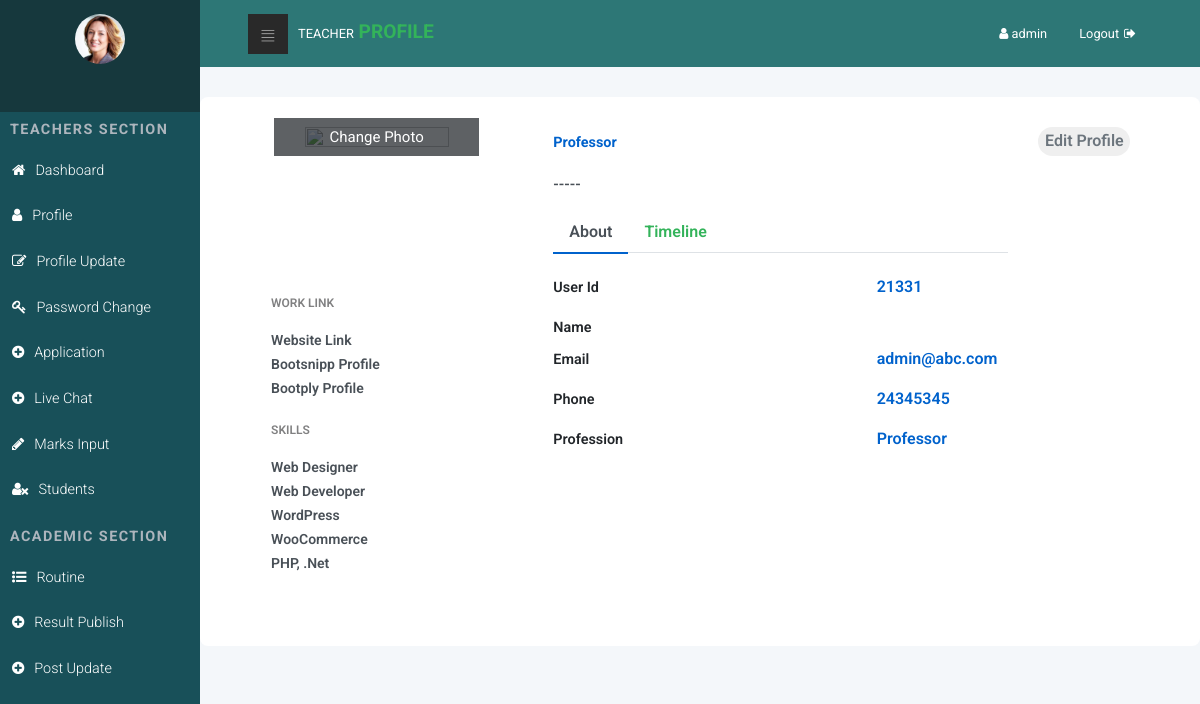
The app's page /teacher/profile/ (signed in) with its own data.
### Teachers_app/models.py (models this page shows, shortened)
class TeachersList(models.Model):
    userId = models.OneToOneField(User, related_name='teachers_info', on_delete=models.CASCADE)
    teacher = models.BooleanField(default=True)
    empid = models.IntegerField()
    designation = models.ForeignKey(TeachersDesignation, on_delete=models.CASCADE)
    department = models.ForeignKey(TeachersDepartment, on_delete=models.CASCADE, null=True, default='')
    faculty = models.ForeignKey(TeachersFaculty, on_delete=models.CASCADE, null=True, default='')
    personalWebPage = models.URLField(null=True, default='')
    phone = models.IntegerField(null=True)

class TeachersDesignation(models.Model):
    designation = models.CharField(max_length=40)
    def __str__(self):
        return self.designation

### Teachers_app/views.py (the view)
# urls.py: path('profile/', views.TeachersProfile, name='teaches_profile'),
@login_required(login_url='Teachers_app:teacherslogin')
def TeachersProfile(request):
    current_user = request.user
    user_id = current_user.id
    teachers_info = User.objects.get(pk=user_id)
    teachers_details = TeachersList.objects.get(userId__pk=user_id)
    diction = {'teachers_info': teachers_info, 'teachers_details': teachers_details, 'title': 'profile'}
    return render(request, 'Teachers_app/teacher_profile.html', context=diction)

### templates/Teachers_app/teacher_profile.html (shortened to what this page needs)
{% extends 'Teachers_app/teachers_base.html' %}
{% load static %}
{% load crispy_forms_tags %}
{% block style_block %}
    <link rel="stylesheet" href="{% static 'Teachers_app/css/dashboard.css' %}">
{% endblock %}
{% block body_block %}
<div class="container emp-profile">
            <form method="post">
                <div class="row">
                    <div class="col-md-4">
                        <div class="profile-img">
                            <img src="https://encrypted-tbn0.gstatic.com/images?q=tbn:ANd9GcS52y5aInsxSm31CvHOFHWujqUx_wWTS9iM6s7BAm21oEN_RiGoog" alt=""/>
                            <div class="file btn btn-lg btn-primary">
                                Change Photo
                            </div>
                        </div>
                    </div>
                    <div class="col-md-6">
                        <div class="profile-head">
                                    <h6>
                                        {{ teachers_details.designation }}
                                    </h6>
                                    <p class="proile-rating"> <span>-----</span></p>
                            <ul class="nav nav-tabs" id="myTab" role="tablist">
                                <li class="nav-item">
                                    <a class="nav-link active" id="home-tab" data-toggle="tab" href="#home" role="tab" aria-controls="home" aria-selected="true">About</a>
                                </li>
                                <li class="nav-item">
                                    <a class="nav-link" id="profile-tab" data-toggle="tab" href="#profile" role="tab" aria-controls="profile" aria-selected="false">Timeline</a>
                                </li>
                            </ul>
                        </div>
                    </div>
                    <div class="col-md-2">
                        <input type="submit" class="profile-edit-btn" name="btnAddMore" value="Edit Profile"/>
                    </div>
                </div>
                <div class="row">
                    <div class="col-md-4">
                        <div class="profile-work">
                            <p>WORK LINK</p>
                            <a href="">Website Link</a><br/>
                            <a href="">Bootsnipp Profile</a><br/>
                            <a href="">Bootply Profile</a>
                            <p>SKILLS</p>
                            <a href="">Web Designer</a><br/>
                            <a href="">Web Developer</a><br/>
                            <a href="">WordPress</a><br/>
                            <a href="">WooCommerce</a><br/>
                            <a href="">PHP, .Net</a><br/>
                        </div>
                    </div>
                    <div class="col-md-8">
                        <div class="tab-content profile-tab" id="myTabContent">
                            <div class="tab-pane fade show active" id="home" role="tabpanel" aria-labelledby="home-tab">
                                        <div class="row">
                                            <div class="col-md-6">
                                                <label>User Id</label>
                                            </div>
                                            <div class="col-md-6">
                                                <p>{{ teachers_details.empid }}</p>
                                            </div>
                                        </div>
                                        <div class="row">
                                            <div class="col-md-6">
                                                <label>Name</label>
                                            </div>
                                            <div class="col-md-6">
                                            </div>
                                        </div>
                                        <div class="row">
                                            <div class="col-md-6">
                                                <label>Email</label>
                                            </div>
                                            <div class="col-md-6">
                                                <p>{{ teachers_info.email }}</p>
                                            </div>
                                        </div>
                                        <div class="row">
                                            <div class="col-md-6">
                                                <label>Phone</label>
                                            </div>
                                            <div class="col-md-6">
                                                <p>{{ teachers_details.phone }}</p>
                                            </div>
                                        </div>
                                        <div class="row">
                                            <div class="col-md-6">
                                                <label>Profession</label>
                                            </div>
                                            <div class="col-md-6">
                                                <p>{{ teachers_details.designation }}</p>
                                            </div>
                                        </div>
                            </div>
                        </div>
                    </div>
                </div>
            </form>
        </div>
{% endblock %}

### templates/Teachers_app/teachers_base.html (shortened to what this page needs)
{% load static %}
<!DOCTYPE html>
<html>
<head>
    <link rel="stylesheet" href="https://cdn.jsdelivr.net/npm/bootstrap@4.6.0/dist/css/bootstrap.min.css"
>
    <link rel="stylesheet" href="{% static 'Students_app/vendor/font-awesome/css/font-awesome.min.css' %}">
    <link rel="stylesheet" href="{% static 'Students_app/css/fontastic.css' %}">
    <link rel="stylesheet" href="{% static 'Students_app/css/grasp_mobile_progress_circle-1.0.0.min.css' %}">
    <link rel="stylesheet"
          href="{% static 'Students_app/vendor/malihu-custom-scrollbar-plugin/jquery.mCustomScrollbar.css' %}">
    <link rel="stylesheet" href="{% static 'Students_app/css/style.default.css' %}" id="theme-stylesheet">
    <link rel="stylesheet" href="{% static 'Students_app/css/custom.css' %}">
    {% block style_block %}
    {% endblock %}
</head>
<body>
<nav class="side-navbar" style="background: #185059">
    <div class="side-navbar-wrapper">
        <div class="sidenav-header d-flex align-items-center justify-content-center" style="background:#16383d ">
            <div class="sidenav-header-inner text-center"><img src="{% static 'Students_app/img/avatar-3.jpg' %}"
                                                               alt="person"
                                                               class="img-fluid rounded-circle">
            </div>
        </div>
        <div class="main-menu">
            <h5 class="sidenav-heading">Teachers Section</h5>
            <ul id="side-main-menu" class="side-menu list-unstyled">
                <li><a href="{% url 'Teachers_app:teachers_dashboard' %}"> <i class="fa fa-home"></i></i>Dashboard </a></li>
                <li><a href="{% url 'Teachers_app:teaches_profile' %}"> <i class="fa fa-user"></i>Profile </a></li>
                <li><a href="{% url 'Teachers_app:teaches_profile_update' %}"> <i class="fa fa-pencil-square-o"></i>Profile Update </a></li>
                <li><a href="{% url 'Teachers_app:password_change' %}"> <i class="fa fa-key"></i>Password Change </a></li>
                <li><a href="{% url 'Teachers_app:students_application_list' %}"> <i class="fa fa-plus-circle"></i>Application </a></li>
                <li><a href="{% url 'Students_app:chat' %}" target="_blank"> <i class="fa fa-plus-circle"></i>Live Chat </a></li>
                <li><a href="{% url 'Teachers_app:add_students_mark' '<studentId>' %}"> <i class="fa fa-pencil"></i>Marks Input </a></li>
                <li><a href="{% url 'Teachers_app:student_list' %}"> <i class="fa fa-user-times"></i>Students </a></li>
            </ul>
        </div>
        <div class="admin-menu">
            <h5 class="sidenav-heading">Academic Section</h5>
            <ul id="side-admin-menu" class="side-menu list-unstyled">
                <li><a href="{% url 'Teachers_app:teachers_routine' %}"> <i class="fa fa-list-ul"></i>Routine </a></li>
                 <li><a href="tables.html"> <i class="fa fa-plus-circle"></i>Result Publish </a></li>
                <li><a href="{% url 'Teachers_app:post_notice' %}"> <i class="fa fa-plus-circle"></i>Post Update </a></li>
            </ul>
        </div>
    </div>
</nav>
<div class="page">
    <header class="header">
        <nav class="navbar" style="background: #2d7776">
            <div class="container-fluid">
                <div class="navbar-holder d-flex align-items-center justify-content-between">
                    <div class="navbar-header"><a id="toggle-btn" href="#" class="menu-btn"><i
                            class="icon-bars"> </i></a><a
                            href="#" class="navbar-brand">
                        <div class="brand-text d-none d-md-inline-block"><span>Teacher </span><strong
                                class="text-primary"> {{ title }}</strong></div>
                    </a></div>
                    <ul class="nav-menu list-unstyled d-flex flex-md-row align-items-md-center">
                        {% if user.is_authenticated %}
                            <li class="nav-item"><a href="login.html" class="nav-link logout"><i class="fa fa-user"></i> <span
                                    class="d-none d-sm-inline-block">{{ user.username}}</span></a>
                            </li>
                            <li class="nav-item"><a href="{% url 'Teachers_app:logout' %}" class="nav-link logout"> <span
                                    class="d-none d-sm-inline-block">Logout</span><i class="fa fa-sign-out"></i></a>
                            </li>
                        {% else %}
                            <li class="nav-item"><a href="{% url 'Teachers_app:teacherslogin' %}" class="nav-link Login"><i
                                    class="fa fa-sign-in"></i> <span
                                    class="d-none d-sm-inline-block">  Login</span></a></li>
                        {% endif %}
                    </ul>
                </div>
            </div>
        </nav>
    </header>
    {% block body_block %}{% endblock %}
</div>
</body>
</html>

### static/Students_app/css/style.default.css (style rules this page uses)
a { display: inline-block; text-decoration: none; color: #fff; }
body { overflow-x: hidden; }
i { display: inline-block; }
span { display: inline-block; }
i[class*='icon-'] { -webkit-transform: translateY(4px); transform: translateY(4px); }
.page { position: absolute; top: 0; right: 0; -webkit-transition: width 0.3s linear; transition: width 0.3s linear; width: calc(100% - 200px); background-color: #F4F7FA; min-height: 100vh; padding-bottom: 50px; }
@media (min-width: 768px) { .container-fluid { padding: 0 3rem; } }
nav.navbar { background: #393836; padding: .8rem 0; }
nav.navbar .container-fluid { width: 100%; }
nav.navbar .navbar-holder { width: 100%; }
nav.navbar a { font-size: .8rem; color: #fff; position: relative; }
nav.navbar a.logout i { margin-left: 5px; }
nav.navbar a.navbar-brand { margin-left: 10px; }
nav.navbar .brand-text { text-transform: uppercase; }
nav.navbar .brand-text strong { font-size: 1.5em; }
nav.navbar .nav-menu { margin-bottom: 0; }
nav.navbar a.menu-btn { width: 40px; height: 40px; line-height: 40px; background: #292929; color: #fff; text-align: center; padding: 0 !important; }
nav.navbar a.menu-btn i[class*='icon-'] { -webkit-transform: translateY(4px); transform: translateY(4px); }
.side-navbar { position: fixed; top: 0; left: 0; width: 200px; height: 100%; width: 200px; text-align: left; background: #393836; color: #fff; z-index: 999; overflow-y: auto; -webkit-transition: all 0.3s; transition: all 0.3s; }
.side-navbar li { position: relative; }
.side-navbar li a { position: relative; font-size: .9rem; font-weight: 300; color: #fff; text-decoration: none; width: 100%; padding: 12px; }
.side-navbar .sidenav-header { background: #292929; padding: 14px; margin-bottom: 10px; }
.side-navbar .sidenav-header img { width: 50px; height: 50px; }
.side-navbar .sidenav-heading { font-weight: 700; color: #adb5bd; font-size: .9rem; text-transform: uppercase; letter-spacing: .1em; margin-left: 10px; margin-top: 10px; margin-bottom: 10px; }
.side-navbar i { font-size: inherit; margin-right: 10px; }
label { font-size: .9rem; }
.navbar { padding: 0.5rem 1rem; }
.navbar-brand { display: inline-block; padding-top: 0.3125rem; padding-bottom: 0.3125rem; margin-right: 1rem; font-size: 1.25rem; }
.btn { font-weight: 400; border: 1px solid transparent; padding: 0.45rem 0.75rem; font-size: 0.9rem; line-height: 1.5; border-radius: 0; -webkit-transition: color 0.15s ease-in-out, background-color 0.15s ease-in-out, border-color 0.15s ease-in-out, -webkit-box-shadow 0.15s ease-in-out; transition: color 0.15s ease-in-out, background-color 0.15s ease-in-out, border-color 0.15s ease-in-out, -webkit-box-shadow 0.15s ease-in-out; transition: color 0.15s ease-in-out, background-color 0.15s ease-in-out, border-color 0.15s ease-in-out, box-shadow 0.15s ease-in-out; transition: color 0.15s ease-in-out, background-color 0.15s ease-in-out, border-color 0.15s ease-in-out, box-shadow 0.15s ease-in-out, -webkit-box-shadow 0.15s ease-in-out; }
.btn-primary { color: #fff; background-color: #33b35a; border-color: #33b35a; }
.btn-lg { padding: 0.5rem 1rem; font-size: 1.25rem; line-height: 1.5; border-radius: 0; }
body { font-family: "Roboto", sans-serif; font-size: 1rem; font-weight: 400; line-height: 1.5; color: #212529; background-color: #fff; }
a { color: #33b35a; text-decoration: none; }
h1, h2, h3, h4, h5, h6, .h1, .h2, .h3, .h4, .h5, .h6 { margin-bottom: 0.5rem; font-family: inherit; font-weight: 700; line-height: 1.1; color: inherit; }
h5, .h5 { font-size: 1rem; }
h6, .h6 { font-size: 0.9rem; }
.text-primary { color: #33b35a !important; }
.nav-link { padding: 0.5rem 1rem; }
.nav-tabs .nav-item { margin-bottom: -1px; }
.nav-tabs .nav-link { border: 1px solid transparent; border-top-left-radius: 0.25rem; border-top-right-radius: 0.25rem; }
.nav-tabs .nav-link.active, .nav-tabs .nav-item.show .nav-link { color: #495057; background-color: #fff; }

### records on screen
TeachersList: designation "Professor", empid "21331", phone "24345345"

### other values on screen
{{ title }} "PROFILE"
{{ user.username }} "admin"
{{ teachers_info.email }} "admin@abc.com"
